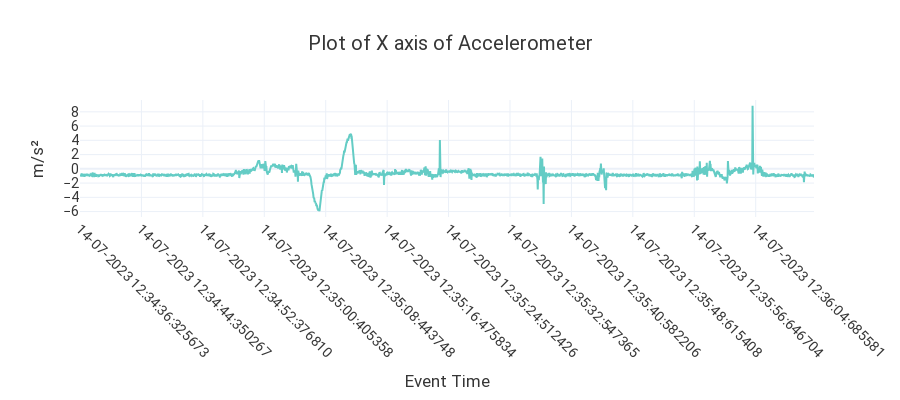
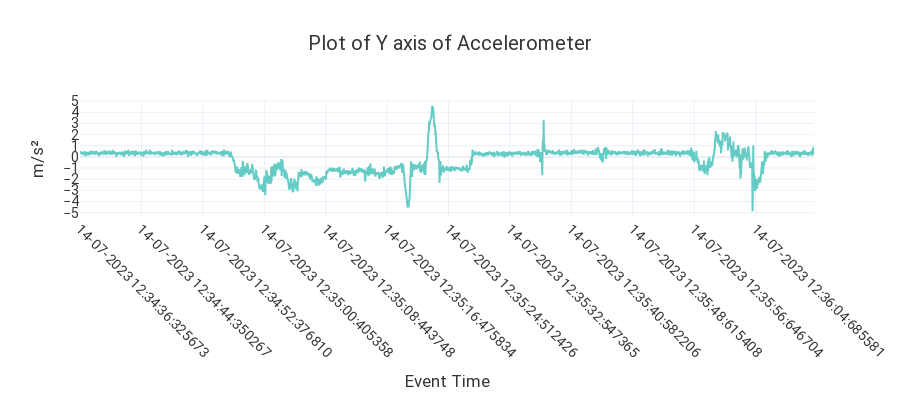
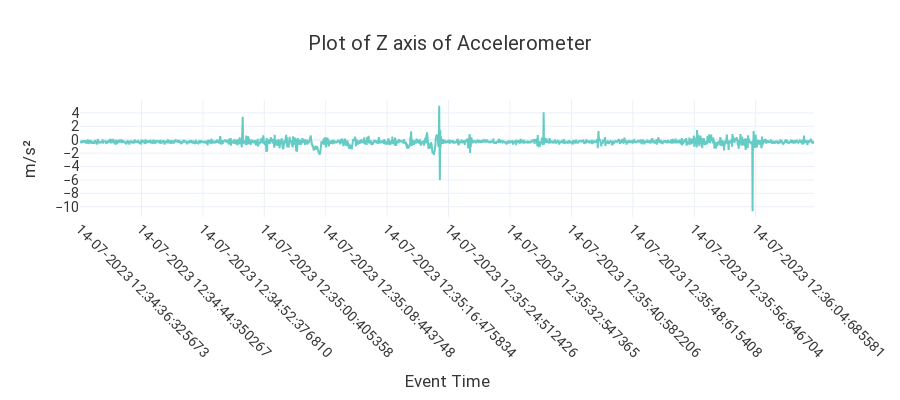
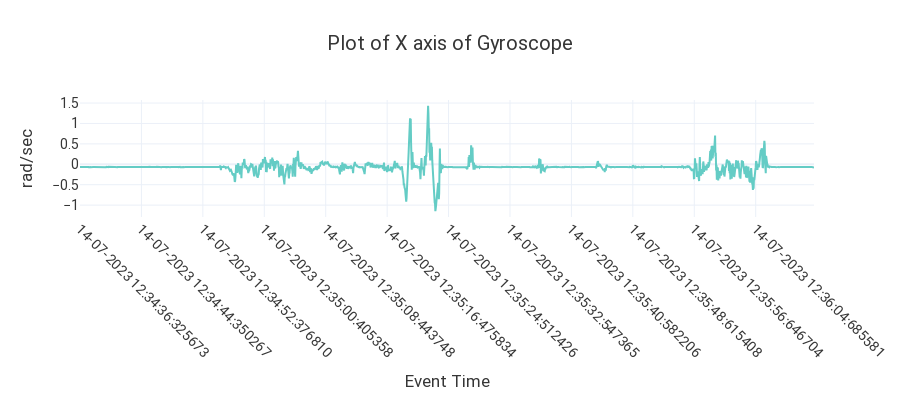

The code cell stored with these charts, in order, in its notebook:
### Markdown cell above
## Visualization of sensor data

### Code cell
variables_dict = {
    'acc_x': 'X axis of Accelerometer', 
    'acc_y': 'Y axis of Accelerometer',
    'acc_z': 'Z axis of Accelerometer', 
    'gyro_x': 'X axis of Gyroscope',
    'gyro_y': 'Y axis of Gyroscope', 
    'gyro_z': 'Z axis of Gyroscope',
    'mag_x': 'X axis of Magnetometer', 
    'mag_y': 'Y axis of Magnetometer',
    'mag_z': 'Z axis of Magnetometer'
    }

# Here \u00B2 mean ^2 and \u03BC micro symbol

units_dict = {
    'acc_x': 'm/s\u00B2', 
    'acc_y': 'm/s\u00B2', 
    'acc_z': 'm/s\u00B2',
    'gyro_x': 'rad/sec', 
    'gyro_y': 'rad/sec', 
    'gyro_z': 'rad/sec',
    'mag_x': '\u03BC T', 
    'mag_y': '\u03BC T', 
    'mag_z': '\u03BC T'}

def update_layout(fig, chart_title: str, **kwargs):
    """Update layout for every chart

    Args:
        fig: A plotly figure
        chart_title (str): A title for chart

    Returns:
        fig: the updated layout for the plotly figure
    """
    # Get kwards data if is needed
    x_title = kwargs.get('xaxis_title', None)
    y_title = kwargs.get('yaxis_title', None)
    height_size = kwargs.get('height', 400)

    # Update layout of the figure
    fig.update_layout(
        title={'text': chart_title, 'x': 0.5},
        legend_title='Driving Data',
        xaxis_title=x_title,
        yaxis_title=y_title,
        template='plotly_white',
        autosize=True,
        height=height_size,
        font=dict(
            family="BlinkMacSystemFont,-apple-system,Segoe UI,Roboto,Oxygen,Ubuntu",
            size=14,
            color="#363636"
        )
    )
    return fig

def line_chart(df, variable):
    """Line chart created with plotly graphic object

    Args:
        df (DataFrame): The dataframe that contains the data to plot
        variable (str): The specific variable to plot

    Returns:
        fig: A plotly figure
    """
    # Create a copy of the data frame to avoid losing important data
    normal_event_df = df.copy()
    x = df['timestamp']

    fig = go.Figure()
    fig.add_trace(go.Scatter(
        x=x,
        y=normal_event_df[variable],
        name='Driving Data',
        marker_color='#64CCC5',
        text=normal_event_df["sr_no"],
        hovertemplate="X = %{x}<br>Y = %{y}<br>SR-NO = %{text}"
    ))
    fig = update_layout(fig, f'Plot of {variables_dict[variable]}',
                        xaxis_title='Event Time', yaxis_title=units_dict[variable])
    fig.update_yaxes(nticks=12)
    fig.update_xaxes(nticks=12, tickangle=45)

    return fig

# Loading raw sensor data from CSV file
df = pd.read_csv(file_full_path)

# selecting required variables from dataset to plot
variables = ['acc_x','acc_y','acc_z','gyro_x','gyro_y','gyro_z','mag_x','mag_y',
             'mag_z']

for var in variables:
    fig = line_chart(df, var)
    fig.show()

### Figure 1 — Plotly figure (JSON) as saved in the notebook; plotly's stock layout.template omitted (floating-point values rounded to 4 significant figures; data arrays with more than 128 entries replaced by an {"elided": "..."} marker saying what was removed)
{"data": [{"hovertemplate": "X = %{x}<br>Y = %{y}<br>SR-NO = %{text}", "marker": {"color": "#64CCC5"}, "name": "Driving Data", "text": {"elided": "2116 int values"}, "type": "scatter", "x": {"elided": "2116 str values"}, "y": {"elided": "2116 float values"}}], "layout": {"autosize": true, "font": {"color": "#363636", "family": "BlinkMacSystemFont,-apple-system,Segoe UI,Roboto,Oxygen,Ubuntu", "size": 14}, "height": 400, "legend": {"title": {"text": "Driving Data"}}, "title": {"text": "Plot of X axis of Accelerometer", "x": 0.5}, "xaxis": {"nticks": 12, "tickangle": 45, "title": {"text": "Event Time"}}, "yaxis": {"nticks": 12, "title": {"text": "m/s²"}}}}

### Figure 2 — Plotly figure (JSON) as saved in the notebook; plotly's stock layout.template omitted (floating-point values rounded to 4 significant figures; data arrays with more than 128 entries replaced by an {"elided": "..."} marker saying what was removed)
{"data": [{"hovertemplate": "X = %{x}<br>Y = %{y}<br>SR-NO = %{text}", "marker": {"color": "#64CCC5"}, "name": "Driving Data", "text": {"elided": "2116 int values"}, "type": "scatter", "x": {"elided": "2116 str values"}, "y": {"elided": "2116 float values"}}], "layout": {"autosize": true, "font": {"color": "#363636", "family": "BlinkMacSystemFont,-apple-system,Segoe UI,Roboto,Oxygen,Ubuntu", "size": 14}, "height": 400, "legend": {"title": {"text": "Driving Data"}}, "title": {"text": "Plot of Y axis of Accelerometer", "x": 0.5}, "xaxis": {"nticks": 12, "tickangle": 45, "title": {"text": "Event Time"}}, "yaxis": {"nticks": 12, "title": {"text": "m/s²"}}}}

### Figure 3 — Plotly figure (JSON) as saved in the notebook; plotly's stock layout.template omitted (floating-point values rounded to 4 significant figures; data arrays with more than 128 entries replaced by an {"elided": "..."} marker saying what was removed)
{"data": [{"hovertemplate": "X = %{x}<br>Y = %{y}<br>SR-NO = %{text}", "marker": {"color": "#64CCC5"}, "name": "Driving Data", "text": {"elided": "2116 int values"}, "type": "scatter", "x": {"elided": "2116 str values"}, "y": {"elided": "2116 float values"}}], "layout": {"autosize": true, "font": {"color": "#363636", "family": "BlinkMacSystemFont,-apple-system,Segoe UI,Roboto,Oxygen,Ubuntu", "size": 14}, "height": 400, "legend": {"title": {"text": "Driving Data"}}, "title": {"text": "Plot of Z axis of Accelerometer", "x": 0.5}, "xaxis": {"nticks": 12, "tickangle": 45, "title": {"text": "Event Time"}}, "yaxis": {"nticks": 12, "title": {"text": "m/s²"}}}}

### Figure 4 — Plotly figure (JSON) as saved in the notebook; plotly's stock layout.template omitted (floating-point values rounded to 4 significant figures; data arrays with more than 128 entries replaced by an {"elided": "..."} marker saying what was removed)
{"data": [{"hovertemplate": "X = %{x}<br>Y = %{y}<br>SR-NO = %{text}", "marker": {"color": "#64CCC5"}, "name": "Driving Data", "text": {"elided": "2116 int values"}, "type": "scatter", "x": {"elided": "2116 str values"}, "y": {"elided": "2116 float values"}}], "layout": {"autosize": true, "font": {"color": "#363636", "family": "BlinkMacSystemFont,-apple-system,Segoe UI,Roboto,Oxygen,Ubuntu", "size": 14}, "height": 400, "legend": {"title": {"text": "Driving Data"}}, "title": {"text": "Plot of X axis of Gyroscope", "x": 0.5}, "xaxis": {"nticks": 12, "tickangle": 45, "title": {"text": "Event Time"}}, "yaxis": {"nticks": 12, "title": {"text": "rad/sec"}}}}
